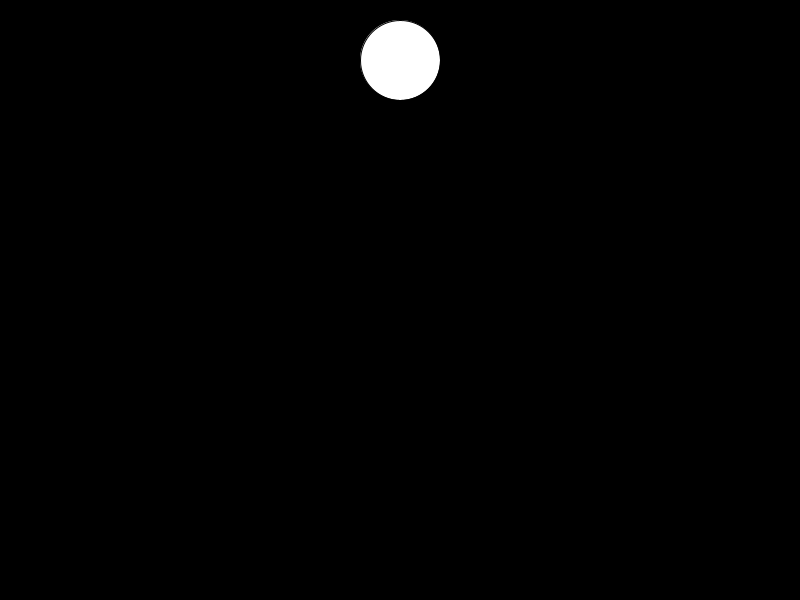
Frame 1 (no input)
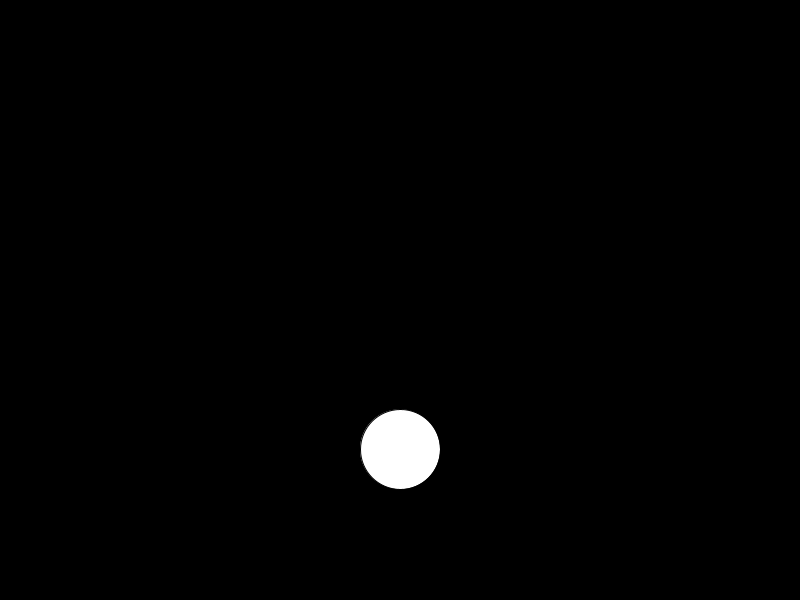
Frame 60 (the mouse pressed at the canvas centre just before this capture)
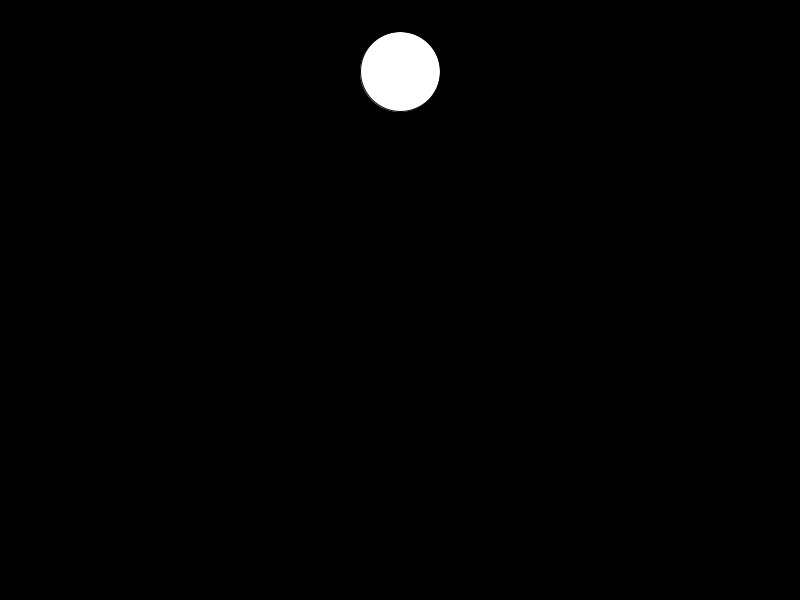
Frame 120 (the mouse held since frame 60 and released just before this capture)

The Processing sketch that drew these frames (run headless with seeded random() and noise(); from frame 60 on, the mouse is pressed at the canvas centre):

// Processing sketch: GravityBallCode
// ── GravityBallCode.pde
//declare variables
float x, y, velX, velY, diam, grav;

void setup() {
  //set size of canvas
  size(800, 600);

  //initialize variables
  x = width/2;
  y = height * .1;
  diam = 80;
  velX = random(-5, 5);
  velY = random(-5, 5);
  grav = .3;
}

void draw() {
  //draw background to cover previous frame
background(0);

  //draw ball
  ellipse(x, y, diam, diam);

  //add velocity to position
  velY += grav;
  y += velY;
 

  //bounce ball if it hits walls
  if (x + diam/2 >= width) {
    velX = -abs(velX);    //if the ball hits the right wall, assign x velocity the negative version of itself
  } else if (x - diam/2 <= 0) {
    velX = abs(velX);     //if the ball hits the left wall, assign x velocity the positive version of itself
  }
  if (y + diam/2 >= height) {
    velY = -abs(velY);
  } else if (y - diam/2 <= 0) {
    velY = abs(velY);
  }
}
